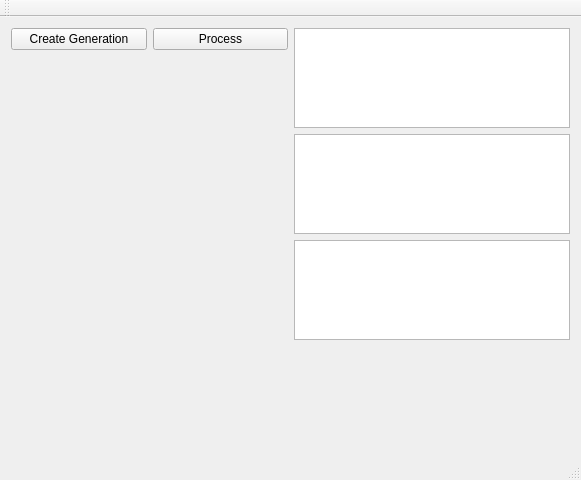
<?xml version="1.0" encoding="UTF-8"?>
<ui version="4.0">
 <class>MainWindow</class>
 <widget class="QMainWindow" name="MainWindow">
  <property name="geometry">
   <rect>
    <x>0</x>
    <y>0</y>
    <width>581</width>
    <height>480</height>
   </rect>
  </property>
  <property name="windowTitle">
   <string>MainWindow</string>
  </property>
  <widget class="QWidget" name="centralWidget">
   <layout class="QVBoxLayout" name="verticalLayout_3">
    <item>
     <layout class="QHBoxLayout" name="horizontalLayout_2">
      <item>
       <layout class="QVBoxLayout" name="verticalLayout_2">
        <item>
         <layout class="QHBoxLayout" name="horizontalLayout">
          <item>
           <widget class="QPushButton" name="pbCreateGeneration">
            <property name="text">
             <string>Create Generation</string>
            </property>
           </widget>
          </item>
          <item>
           <widget class="QPushButton" name="pbProcess">
            <property name="text">
             <string>Process</string>
            </property>
           </widget>
          </item>
         </layout>
        </item>
        <item>
         <widget class="QCustomPlot" name="cpGraph" native="true">
          <property name="sizePolicy">
           <sizepolicy hsizetype="MinimumExpanding" vsizetype="MinimumExpanding">
            <horstretch>0</horstretch>
            <verstretch>0</verstretch>
           </sizepolicy>
          </property>
         </widget>
        </item>
       </layout>
      </item>
      <item>
       <layout class="QVBoxLayout" name="verticalLayout">
        <item>
         <widget class="QListView" name="lvFirstGeneration">
          <property name="sizePolicy">
           <sizepolicy hsizetype="Expanding" vsizetype="MinimumExpanding">
            <horstretch>0</horstretch>
            <verstretch>0</verstretch>
           </sizepolicy>
          </property>
          <property name="maximumSize">
           <size>
            <width>300</width>
            <height>100</height>
           </size>
          </property>
         </widget>
        </item>
        <item>
         <widget class="QListView" name="lvChildGeneration">
          <property name="sizePolicy">
           <sizepolicy hsizetype="Expanding" vsizetype="MinimumExpanding">
            <horstretch>0</horstretch>
            <verstretch>0</verstretch>
           </sizepolicy>
          </property>
          <property name="maximumSize">
           <size>
            <width>300</width>
            <height>100</height>
           </size>
          </property>
         </widget>
        </item>
        <item>
         <widget class="QListView" name="lvNextGeneration">
          <property name="sizePolicy">
           <sizepolicy hsizetype="Expanding" vsizetype="MinimumExpanding">
            <horstretch>0</horstretch>
            <verstretch>0</verstretch>
           </sizepolicy>
          </property>
          <property name="maximumSize">
           <size>
            <width>300</width>
            <height>100</height>
           </size>
          </property>
         </widget>
        </item>
       </layout>
      </item>
     </layout>
    </item>
    <item>
     <layout class="QHBoxLayout" name="horizontalLayout_3">
      <item>
       <widget class="QCustomPlot" name="cpFirstGraph" native="true">
        <property name="sizePolicy">
         <sizepolicy hsizetype="Preferred" vsizetype="MinimumExpanding">
          <horstretch>0</horstretch>
          <verstretch>0</verstretch>
         </sizepolicy>
        </property>
       </widget>
      </item>
      <item>
       <widget class="QCustomPlot" name="cpMiddleGraph" native="true">
        <property name="sizePolicy">
         <sizepolicy hsizetype="Preferred" vsizetype="MinimumExpanding">
          <horstretch>0</horstretch>
          <verstretch>0</verstretch>
         </sizepolicy>
        </property>
       </widget>
      </item>
      <item>
       <widget class="QCustomPlot" name="cpLastGraph" native="true">
        <property name="sizePolicy">
         <sizepolicy hsizetype="Preferred" vsizetype="MinimumExpanding">
          <horstretch>0</horstretch>
          <verstretch>0</verstretch>
         </sizepolicy>
        </property>
       </widget>
      </item>
     </layout>
    </item>
   </layout>
  </widget>
  <widget class="QMenuBar" name="menuBar">
   <property name="geometry">
    <rect>
     <x>0</x>
     <y>0</y>
     <width>581</width>
     <height>27</height>
    </rect>
   </property>
  </widget>
  <widget class="QToolBar" name="mainToolBar">
   <attribute name="toolBarArea">
    <enum>TopToolBarArea</enum>
   </attribute>
   <attribute name="toolBarBreak">
    <bool>false</bool>
   </attribute>
  </widget>
  <widget class="QStatusBar" name="statusBar"/>
 </widget>
 <layoutdefault spacing="6" margin="11"/>
 <customwidgets>
  <customwidget>
   <class>QCustomPlot</class>
   <extends>QWidget</extends>
   <header>qcustomplot.h</header>
   <container>1</container>
  </customwidget>
 </customwidgets>
 <resources/>
 <connections/>
</ui>
